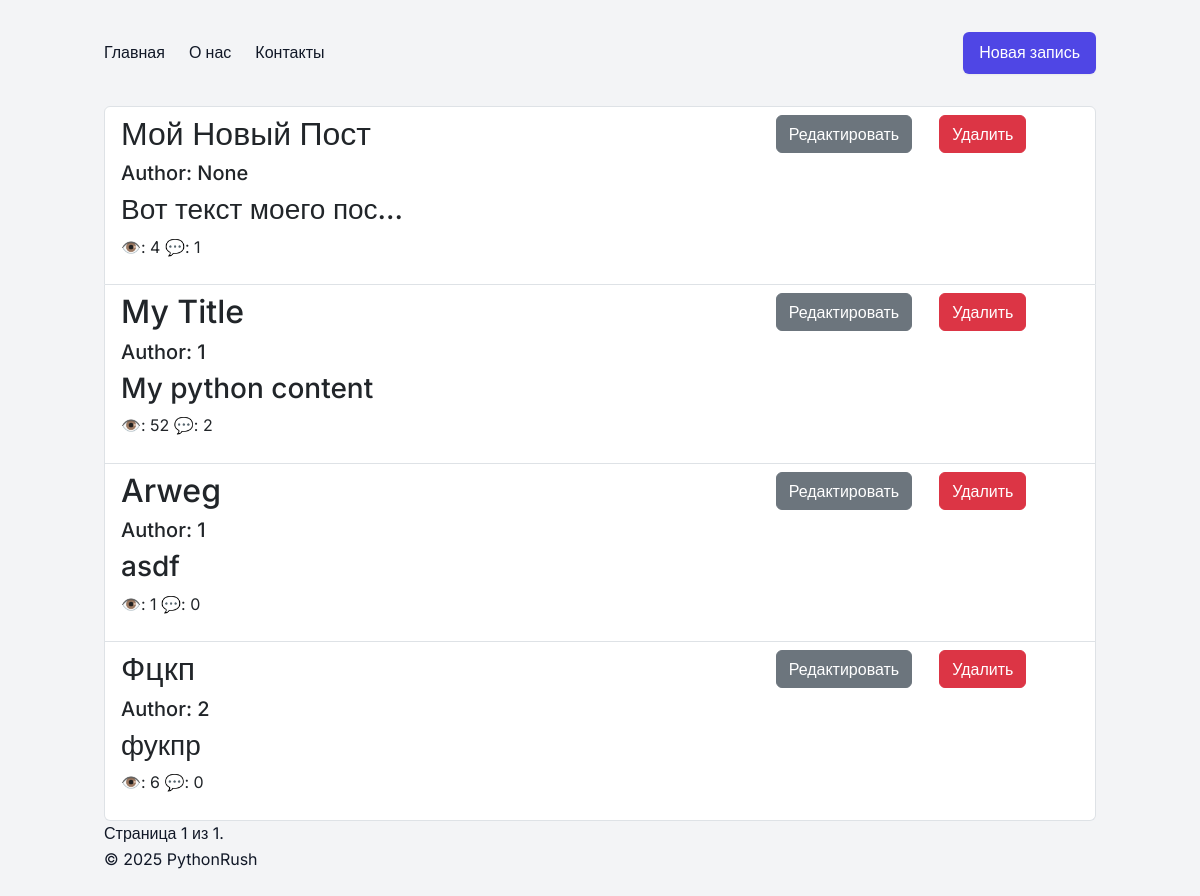
The app's page /articles/ with its own data.
### posts/models.py (models this page shows, shortened)
class TimeStampedModel(models.Model):
    created_at = models.DateTimeField(auto_now_add=True)
    updated_at = models.DateTimeField(auto_now=True)
    class Meta:
        abstract = True

class Article(TimeStampedModel):
    STATUS_CHOICES = (
        ('draft', 'Draft'),
        ('published', 'Published'),
        ('archived', 'Archived'),
        ('deleted', 'Deleted'),
    )
    author = models.ForeignKey('Author', on_delete=models.CASCADE,
                               related_name='articles', null=True)
    title = models.CharField(max_length=200)
    tags = models.ManyToManyField('Tag', related_name='articles')
    content = models.TextField(blank=True)
    status = models.CharField(max_length=10, choices=STATUS_CHOICES,
                              default=STATUS_CHOICES[0][0])
    image = models.ImageField(upload_to='images/', null=True)
    views = models.PositiveIntegerField(default=0)
    category = models.ForeignKey('Category', on_delete=models.PROTECT,
                                 null=True)
    objects = models.Manager()
    class Meta:
        ordering = ["-created_at"]
        indexes = [
            models.Index(fields=['-created_at']),
        ]
        verbose_name = "Post"
        verbose_name_plural = "Posts"

### posts/views.py (the view)
# urls.py: path('articles/', ArticleListView.as_view(), name='article_list'),
class ArticleListView(ListView):
    model = Article
    template_name = "posts/article_list.html"
    context_object_name = "articles"
    paginate_by = 5
    def get_queryset(self):
        return (Article.objects
                .values('pk', 'title', 'content', 'views', 'author')
                .annotate(comments_count=Count('comments')))

### posts/templates/posts/article_list.html (shortened to what this page needs)
    {% extends "posts/base.html" %}
{% block content %}
{% if articles %}
<ul class="list-group">
    {% for article in articles %}
    <li class="list-group-item">
        <div class="row">
            <div class="col-8"  onclick="location.href='{% url 'article_detail' article.pk %}'"  style="cursor: pointer;">
                    <h2>{{ article.title|title }}</h2>
                    <h5>Author: {{ article.author }}</h5>
                    <h3>{{ article.content|truncatechars:20 }}</h3>
                    <p>👁️: {{ article.views }}   💬: {{ article.comments_count }}</p>
            </div>
            <div class="col">
                <a href="{% url 'article_edit' article.pk %}"
                   class="btn btn-secondary">Редактировать</a>
            </div>
            <div class="col">
                <a href="{% url 'article_delete' article.pk %}"
                   class="btn btn-danger">Удалить</a>
            </div>
        </div>
    </li>
    {% endfor %}
</ul>
<div class="pagination">
<span class="step-links">
<span class="current">
Страница {{ page_obj.number }} из {{ page_obj.paginator.num_pages }}.
</span>
</span>
</div>
{% else %}
<p>Нет доступных статей.</p>
{% endif %}
{% endblock %}

### static/css/styles.css (style rules this page uses)
:root { --color-bg: #f3f4f6; --color-card: #ffffff; --color-primary: #4f46e5; --color-primary-dark: #4338ca; --color-secondary: #6b7280; --color-danger: #e11d48; --color-text: #111827; --color-muted: #6b7280; --radius: 0.375rem; --shadow-light: 0 1px 2px rgba(0,0,0,0.05); --shadow-medium: 0 4px 6px rgba(0,0,0,0.1); }
* { margin: 0; padding: 0; box-sizing: border-box; }
body { font-family: 'Inter', sans-serif; background-color: var(--color-bg); color: var(--color-text); line-height: 1.6; }

### records on screen
Article: title "Мой Новый Пост", author "None", content "Вот текст моего пос…", views "4", comments_count "1"
Article: title "My Title", author "1", content "My python content", views "52", comments_count "2"
Article: title "Arweg", author "1", content "asdf", views "1", comments_count "0"
Article: title "Фцкп", author "2", content "фукпр", views "6", comments_count "0"

### other values on screen
{{ page_obj.number }} "1"
{{ page_obj.paginator.num_pages }} "1"
